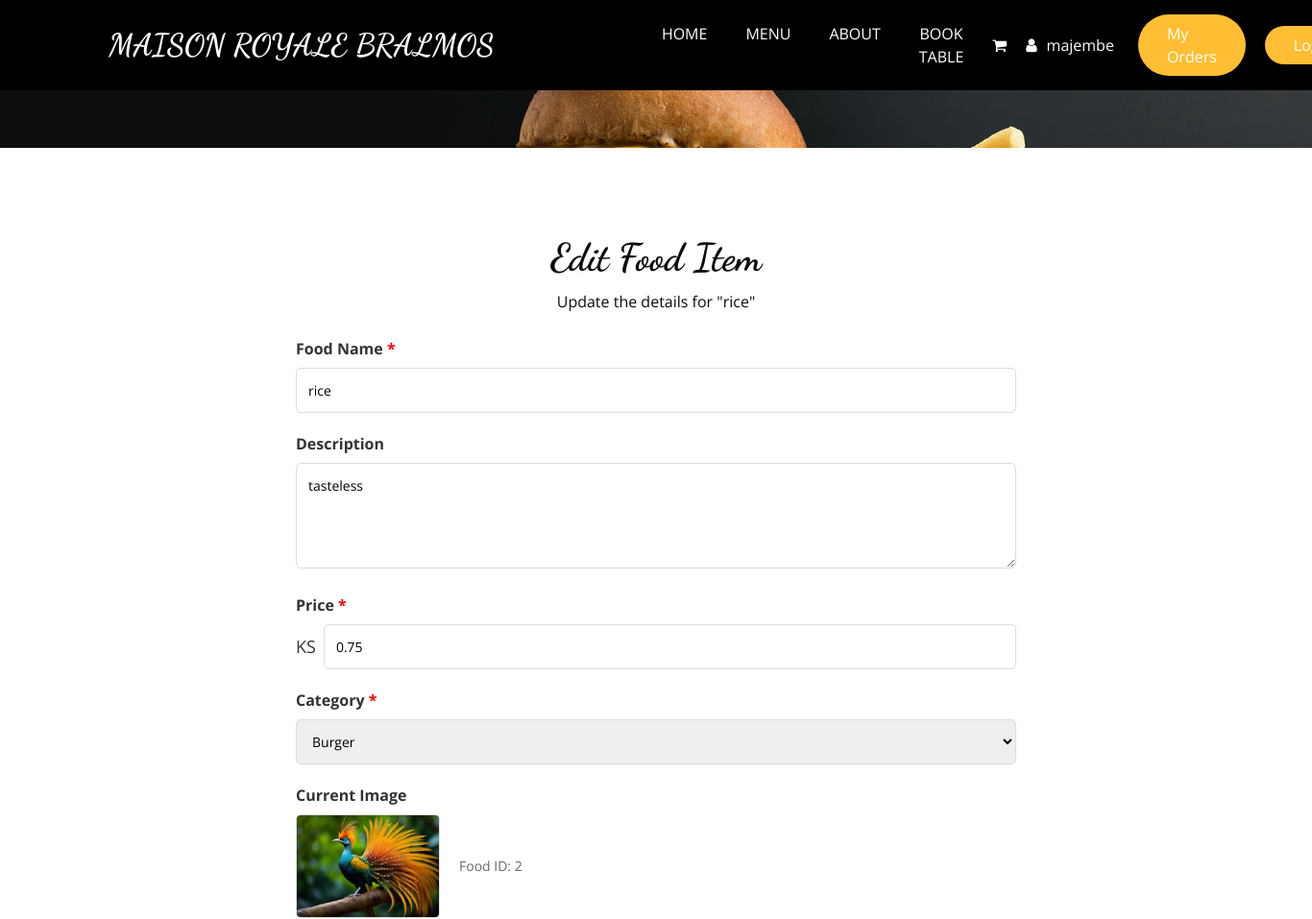
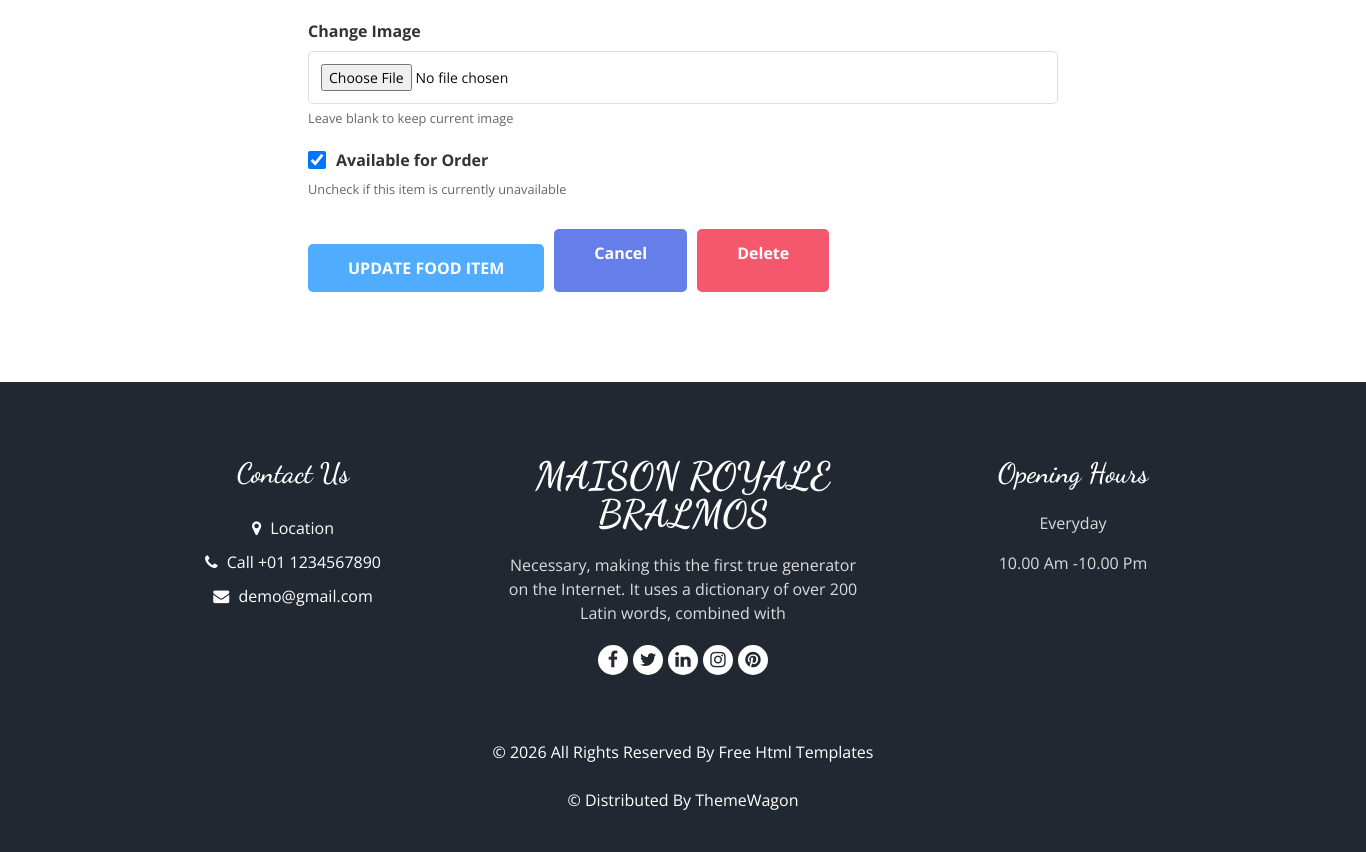
The app's page /edit-food/2/ (signed in) with its own data (2 pictures, top to bottom).
### myapp/models.py (models this page shows, shortened)
class Food(models.Model):
    CATEGORY_CHOICES = [
        ('burger', 'Burger'),
        ('pizza', 'Pizza'),
        ('sandwich', 'Sandwich'),
        ('salad', 'Salad'),
        ('dessert', 'Dessert'),
        ('beverage', 'Beverage'),
        ('appetizer', 'Appetizer'),
    ]
    name = models.CharField(max_length=100, unique=True)
    description = models.TextField(blank=True)
    price = models.DecimalField(max_digits=8, decimal_places=2)
    category = models.CharField(max_length=20, choices=CATEGORY_CHOICES)
    image = models.ImageField(upload_to='food_images/', blank=True, null=True)
    is_available = models.BooleanField(default=True)
    created_at = models.DateTimeField(auto_now_add=True)
    updated_at = models.DateTimeField(auto_now=True)
    class Meta:
        ordering = ['-created_at']
        verbose_name_plural = 'Food Items'

### myapp/views.py (the view, shortened to what this page needs)
# urls.py: path('edit-food/<int:food_id>/', views.edit_food, name='edit_food'),
@login_required(login_url='login')
def edit_food(request, food_id):
    if not request.user.is_staff:
        messages.error(request, 'Access denied. Admin only.')
        return redirect('index')
    food = get_object_or_404(Food, id=food_id)
    context = {
        'food': food,
        'categories': Food.CATEGORY_CHOICES
    }
    return render(request, 'edit_food.html', context)

### myapp/models.py (called while the page is built)
    def get_item_count(self):
        return sum(item.quantity for item in self.cartitem_set.all())

### myapp/templates/edit_food.html (shortened to what this page needs)
{% extends "base.html" %}
{% load static %}
{% block content %}
<div class="hero_area" style="min-height: auto; padding: 30px 0;">
  <div class="bg-box">
    <img src="{% static 'images/hero-bg.jpg' %}" alt="Edit Food Background">
  </div>
</div>
<section class="book_section layout_padding">
  <div class="container">
    <div class="heading_container heading_center">
      <h2>
        Edit Food Item
      </h2>
      <p>Update the details for "{{ food.name }}"</p>
    </div>
    <div class="row">
      <div class="col-md-8 offset-md-2">
        <form method="POST" enctype="multipart/form-data" class="form_container">
          <div class="form-group" style="margin-bottom: 20px;">
            <label for="name" style="display: block; margin-bottom: 8px; font-weight: bold; color: #333;">
              Food Name <span style="color: red;">*</span>
            </label>
            <input type="text" id="name" name="name" class="form_input" value="{{ food.name }}" required style="width: 100%; padding: 12px; border: 1px solid #ddd; border-radius: 5px; font-size: 14px;">
          </div>
          <div class="form-group" style="margin-bottom: 20px;">
            <label for="description" style="display: block; margin-bottom: 8px; font-weight: bold; color: #333;">
              Description
            </label>
            <textarea id="description" name="description" class="form_input" rows="4" style="width: 100%; padding: 12px; border: 1px solid #ddd; border-radius: 5px; font-size: 14px; font-family: inherit;">{{ food.description }}</textarea>
          </div>
          <div class="form-group" style="margin-bottom: 20px;">
            <label for="price" style="display: block; margin-bottom: 8px; font-weight: bold; color: #333;">
              Price <span style="color: red;">*</span>
            </label>
            <div style="display: flex; align-items: center;">
              <span style="font-size: 18px; margin-right: 8px; color: #333;">KS</span>
              <input type="number" id="price" name="price" class="form_input" value="{{ food.price }}" step="0.01" min="0" required style="flex: 1; padding: 12px; border: 1px solid #ddd; border-radius: 5px; font-size: 14px;">
            </div>
          </div>
          <div class="form-group" style="margin-bottom: 20px;">
            <label for="category" style="display: block; margin-bottom: 8px; font-weight: bold; color: #333;">
              Category <span style="color: red;">*</span>
            </label>
            <select id="category" name="category" class="form_input" required style="width: 100%; padding: 12px; border: 1px solid #ddd; border-radius: 5px; font-size: 14px;">
              {% for code, label in categories %}
              <option value="{{ code }}" {% if code == food.category %}selected{% endif %}>{{ label }}</option>
              {% endfor %}
            </select>
          </div>
          {% if food.image %}
          <div class="form-group" style="margin-bottom: 20px;">
            <label style="display: block; margin-bottom: 8px; font-weight: bold; color: #333;">
              Current Image
            </label>
            <div style="display: flex; align-items: center; gap: 20px;">
              <img src="{{ food.image.url }}" alt="{{ food.name }}" style="max-width: 150px; max-height: 150px; border-radius: 5px; border: 1px solid #ddd;">
              <p style="color: #666; margin: 0; font-size: 14px;">Food ID: {{ food.id }}</p>
            </div>
          </div>
          {% endif %}
          <div class="form-group" style="margin-bottom: 20px;">
            <label for="image" style="display: block; margin-bottom: 8px; font-weight: bold; color: #333;">
              {% if food.image %}Change Image{% else %}Add Image{% endif %}
            </label>
            <input type="file" id="image" name="image" class="form_input" accept="image/*" style="width: 100%; padding: 12px; border: 1px solid #ddd; border-radius: 5px; font-size: 14px;">
            <small style="color: #666; margin-top: 5px; display: block;">Leave blank to keep current image</small>
          </div>
          <div class="form-group" style="margin-bottom: 30px;">
            <label style="display: flex; align-items: center; font-weight: bold; color: #333; cursor: pointer;">
              <input type="checkbox" id="is_available" name="is_available" {% if food.is_available %}checked{% endif %} style="margin-right: 10px; width: 18px; height: 18px; cursor: pointer;">
              <span>Available for Order</span>
            </label>
            <small style="color: #666; margin-top: 5px; display: block;">Uncheck if this item is currently unavailable</small>
          </div>
          <div style="display: flex; gap: 10px;">
            <button type="submit" class="btn1" style="background: #4facfe; color: white; padding: 12px 40px; border-radius: 5px; border: none; font-weight: bold; cursor: pointer; font-size: 16px;">
              Update Food Item
            </button>
            <a href="{% url 'dashboard' %}" class="btn1" style="background: #667eea; color: white; padding: 12px 40px; border-radius: 5px; text-decoration: none; font-weight: bold; display: inline-block; font-size: 16px;">
              Cancel
            </a>
            <a href="{% url 'delete_food' food.id %}" class="btn1" style="background: #f5576c; color: white; padding: 12px 40px; border-radius: 5px; text-decoration: none; font-weight: bold; display: inline-block; font-size: 16px;">
              Delete
            </a>
          </div>
        </form>
      </div>
    </div>
  </div>
</section>
{% endblock %}

### myapp/templates/base.html (shortened to what this page needs)
{% load static %}
<!DOCTYPE html>
<html>
<head>
  <link rel="stylesheet" type="text/css" href="{% static 'css/bootstrap.css' %}" />
  <link rel="stylesheet" type="text/css" href="https://cdnjs.cloudflare.com/ajax/libs/OwlCarousel2/2.3.4/assets/owl.carousel.min.css" />
  <link rel="stylesheet" href="https://cdnjs.cloudflare.com/ajax/libs/jquery-nice-select/1.1.0/css/nice-select.min.css" />
  <link href="{% static 'css/font-awesome.min.css' %}" rel="stylesheet" />
  <link href="{% static 'css/style.css' %}" rel="stylesheet" />
  <link href="{% static 'css/responsive.css' %}" rel="stylesheet" />
</head>
<body{% block body_class %}{% endblock %}>
  <header class="header_section">
    <div class="container">
      <nav class="navbar navbar-expand-lg custom_nav-container ">
        <a class="navbar-brand" href="{% url 'index' %}">
          <span>
            MAISON ROYALE BRALMOS
          </span>
        </a>
        <div class="collapse navbar-collapse" id="navbarSupportedContent">
          <ul class="navbar-nav  mx-auto ">
            <li class="nav-item {% block nav_home %}{% endblock %}">
              <a class="nav-link" href="{% url 'index' %}">Home {% block nav_home_span %}{% endblock %}</a>
            </li>
            <li class="nav-item {% block nav_menu %}{% endblock %}">
              <a class="nav-link" href="{% url 'menu' %}">Menu {% block nav_menu_span %}{% endblock %}</a>
            </li>
            <li class="nav-item {% block nav_about %}{% endblock %}">
              <a class="nav-link" href="{% url 'about' %}">About {% block nav_about_span %}{% endblock %}</a>
            </li>
            <li class="nav-item {% block nav_book %}{% endblock %}">
              <a class="nav-link" href="{% url 'book' %}">Book Table {% block nav_book_span %}{% endblock %}</a>
            </li>
          </ul>
          <div class="user_option">
            {% if user.is_authenticated %}
              <a href="{% url 'view_cart' %}" class="user_link" title="Shopping Cart" style="position: relative; display: inline-block;">
                <i class="fa fa-shopping-cart" aria-hidden="true"></i>
              </a>
              <a href="" class="user_link" title="{{ user.first_name|default:user.username }}">
                <i class="fa fa-user" aria-hidden="true"></i>
              </a>
              <span style="color: white; margin-right: 15px;">{{ user.first_name|default:user.username }}</span>
              <a href="{% url 'my_orders' %}" class="order_online" style="margin-right: 10px;">
                My Orders
              </a>
              <a href="{% url 'logout' %}" class="order_online">
                Logout
              </a>
            {% endif %}
          </div>
        </div>
      </nav>
    </div>
  </header>
  {% block content %}{% endblock %}
  <footer class="footer_section">
    <div class="container">
      <div class="row">
        <div class="col-md-4 footer-col">
          <div class="footer_contact">
            <h4>
              Contact Us
            </h4>
            <div class="contact_link_box">
              <a href="">
                <i class="fa fa-map-marker" aria-hidden="true"></i>
                <span>
                  Location
                </span>
              </a>
              <a href="">
                <i class="fa fa-phone" aria-hidden="true"></i>
                <span>
                  Call +01 1234567890
                </span>
              </a>
              <a href="">
                <i class="fa fa-envelope" aria-hidden="true"></i>
                <span>
                  demo@gmail.com
                </span>
              </a>
            </div>
          </div>
        </div>
        <div class="col-md-4 footer-col">
          <div class="footer_detail">
            <a href="" class="footer-logo">
              MAISON ROYALE BRALMOS
            </a>
            <p>
              Necessary, making this the first true generator on the Internet. It uses a dictionary of over 200 Latin words, combined with
            </p>
            <div class="footer_social">
              <a href="">
                <i class="fa fa-facebook" aria-hidden="true"></i>
              </a>
              <a href="">
                <i class="fa fa-twitter" aria-hidden="true"></i>
              </a>
              <a href="">
                <i class="fa fa-linkedin" aria-hidden="true"></i>
              </a>
              <a href="">
                <i class="fa fa-instagram" aria-hidden="true"></i>
              </a>
              <a href="">
                <i class="fa fa-pinterest" aria-hidden="true"></i>
              </a>
            </div>
          </div>
        </div>
        <div class="col-md-4 footer-col">
          <h4>
            Opening Hours
          </h4>
          <p>
            Everyday
          </p>
          <p>
            10.00 Am -10.00 Pm
          </p>
        </div>
      </div>
      <div class="footer-info">
        <p>
          &copy; <span id="displayYear"></span> All Rights Reserved By
          <a href="https://html.design/">Free Html Templates</a><br><br>
          &copy;  Distributed By
          <a href="https://themewagon.com/" target="_blank">ThemeWagon</a>
        </p>
      </div>
    </div>
  </footer>
</body>
</html>

### myapp/static/css/style.css (style rules this page uses)
body { font-family: "Open Sans", sans-serif; color: #0c0c0c; background-color: #ffffff; overflow-x: hidden; }
.layout_padding { padding: 90px 0; }
h1, h2 { font-family: 'Dancing Script', cursive; }
.heading_container { display: -webkit-box; display: -ms-flexbox; display: flex; -webkit-box-orient: vertical; -webkit-box-direction: normal; -ms-flex-direction: column; flex-direction: column; -webkit-box-align: start; -ms-flex-align: start; align-items: flex-start; }
.heading_container h2 { position: relative; margin-bottom: 0; font-size: 2.5rem; font-weight: bold; }
.heading_container p { margin-top: 10px; margin-bottom: 0; }
.heading_container.heading_center { -webkit-box-align: center; -ms-flex-align: center; align-items: center; text-align: center; }
a, a:hover, a:focus { text-decoration: none; }
.hero_area { position: relative; min-height: 100vh; display: -webkit-box; display: -ms-flexbox; display: flex; -webkit-box-orient: vertical; -webkit-box-direction: normal; -ms-flex-direction: column; flex-direction: column; }
.bg-box { position: absolute; top: 0; left: 0; width: 100%; height: 100%; }
.bg-box img { width: 100%; height: 100%; -o-object-fit: cover; object-fit: cover; }
.header_section { padding: 15px 0; background-color: #000000; }
.navbar-brand { font-family: 'Dancing Script', cursive; }
.navbar-brand span { font-weight: bold; font-size: 32px; color: #ffffff; }
.custom_nav-container { padding: 0; }
.custom_nav-container .navbar-nav { padding-left: 18%; }
.custom_nav-container .navbar-nav .nav-item .nav-link { padding: 5px 20px; color: #ffffff; text-align: center; text-transform: uppercase; border-radius: 5px; -webkit-transition: all 0.3s; transition: all 0.3s; }
.user_option { display: -webkit-box; display: -ms-flexbox; display: flex; -webkit-box-align: center; -ms-flex-align: center; align-items: center; }
.user_option a { margin: 0 10px; }
.user_option .user_link { color: #ffffff; }
.user_option .order_online { display: inline-block; padding: 8px 30px; background-color: #ffbe33; color: #ffffff; border-radius: 45px; -webkit-transition: all 0.3s; transition: all 0.3s; border: none; }
.book_section { position: relative; }
.book_section .heading_container { margin-bottom: 25px; }
.book_section .form_container button { margin-top: 15px; border: none; text-transform: uppercase; display: inline-block; padding: 10px 55px; background-color: #ffbe33; color: #ffffff; border-radius: 45px; -webkit-transition: all 0.3s; transition: all 0.3s; border: none; }
.footer_section { background-color: #222831; color: #ffffff; padding: 75px 0 40px 0; text-align: center; }
.footer_section h4 { font-size: 28px; }
.footer_section h4, .footer_section .footer-logo { font-weight: 600; margin-bottom: 20px; font-family: 'Dancing Script', cursive; }
.footer_section p { color: #dbdbdb; }
.footer_section .footer-col { margin-bottom: 30px; }
.footer_section .footer_contact .contact_link_box { display: -webkit-box; display: -ms-flexbox; display: flex; -webkit-box-orient: vertical; -webkit-box-direction: normal; -ms-flex-direction: column; flex-direction: column; }
.footer_section .footer_contact .contact_link_box a { margin: 5px 0; color: #ffffff; }
.footer_section .footer_contact .contact_link_box a i { margin-right: 5px; }
.footer_section .footer-logo { display: block; font-weight: bold; font-size: 38px; line-height: 1; color: #ffffff; }
.footer_section .footer_social { display: -webkit-box; display: -ms-flexbox; display: flex; -webkit-box-pack: center; -ms-flex-pack: center; justify-content: center; margin-top: 20px; margin-bottom: 10px; }
.footer_section .footer_social a { display: -webkit-box; display: -ms-flexbox; display: flex; -webkit-box-pack: center; -ms-flex-pack: center; justify-content: center; -webkit-box-align: center; -ms-flex-align: center; align-items: center; color: #222831; width: 30px; height: 30px; border-radius: 100%; background-color: #ffffff; border-radius: 100%; margin: 0 2.5px; font-size: 18px; }
.footer_section .footer-info { text-align: center; margin-top: 25px; }
.footer_section .footer-info p { color: #ffffff; margin: 0; }
.footer_section .footer-info p a { color: inherit; }

### myapp/static/css/responsive.css (style rules this page uses)
@media (min-width: 1200px) { .container { max-width: 1170px; } }

### records on screen
Food: name "rice", description "tasteless", price "0.75", category "Burger", image (picture), id "2", is_available "☑"

### other values on screen
{{ user.first_name|default:user.username }} "majembe"
